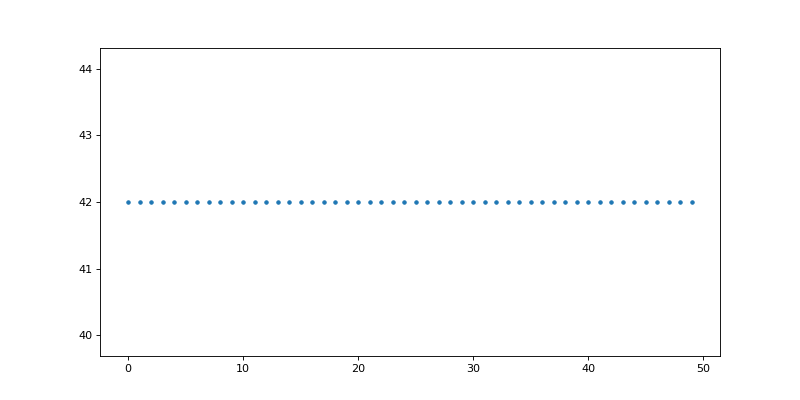

Recreate this plot in Python.
import numpy
import matplotlib.pyplot as plt
from dsfaker.generators.autoincrement import Autoincrement
from dsfaker.generators.utils import ConstantValueGenerator
x = Autoincrement()
y = ConstantValueGenerator(42, dtype=numpy.int16)
fig, ax = plt.subplots(figsize=(10,5))
ax.plot(x.get_batch(50), y.get_batch(50), '.')
plt.show()
